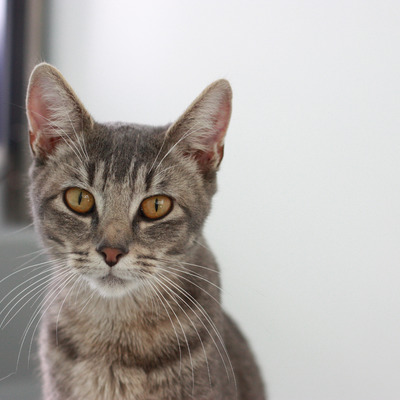
#> input picture cat.jpeg, 400 x 400 px, given in place of .cat.jpeg, which was not available
$ python maskmaker.py .   (Python 2 division)
#> lines starting #> are read from the running program, lines starting #| are printed output that depends on the picture; after the words box and inside, x2 and y2 are one past the last pixel; in counts of white or black regions, pixels touching at a corner belong together; pictures that were not available may be replaced by others from this repository, and a replacement may not be noted
import cv2
import sys, os
import random

path = sys.argv[1]

raw_imgs = os.listdir(sys.argv[1])
random.shuffle(raw_imgs)

block_size = 37
C = 10
for i in raw_imgs:
    img = cv2.imread(path + i)
#> img is the input picture: shape (400, 400, 3); mean B, G, R 169, 172.8, 177.9
    hsv = cv2.cvtColor(img, cv2.COLOR_BGR2HSV)
#> hsv: shape (400, 400, 3); mean H, S, V 57.3, 24.2, 179.4
    hue, saturation, value = cv2.split(hsv)
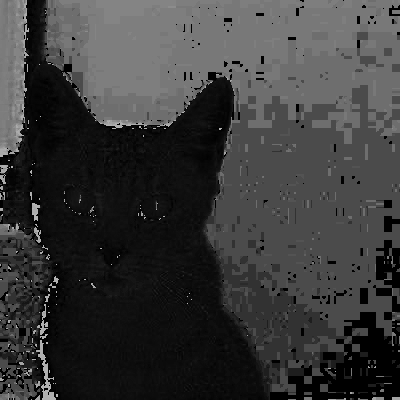
#> hue: shape (400, 400); min 0, max 179, mean 57.3
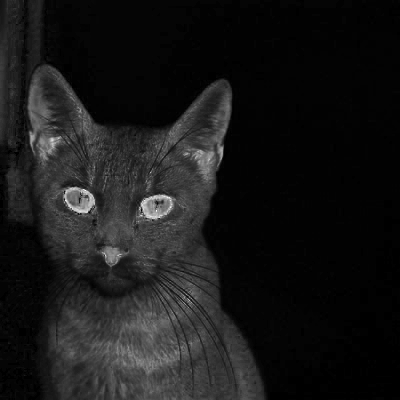
#> saturation: shape (400, 400); min 0, max 255, mean 24.2
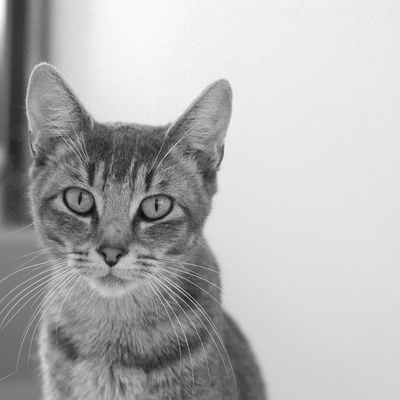
#> value: shape (400, 400); min 6, max 255, mean 179.4

    while True:
        athresh = cv2.adaptiveThreshold(
                src=saturation,
                maxValue=255,
                adaptiveMethod=cv2.ADAPTIVE_THRESH_GAUSSIAN_C,
                thresholdType=cv2.THRESH_BINARY_INV,
                blockSize=block_size,
                C=C)
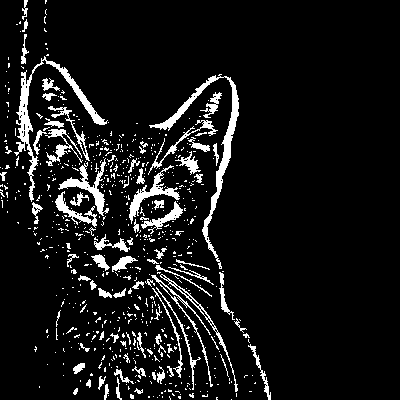
#> athresh: shape (400, 400); 8.6% white; 665 white regions (580 under 20 px)
        contours, hierarchy = cv2.findContours(athresh, cv2.RETR_EXTERNAL,     cv2.CHAIN_APPROX_NONE)
#> contours = 665 contours, 608 with area under 20; largest, box (x1, y1, x2, y2) and area: (149, 74, 239, 269) 1302, (14, 56, 108, 202) 1194, (58, 158, 109, 216) 534, (129, 165, 180, 224) 492, (160, 274, 238, 392) 324
        bigContours = []
        for c in contours:
             if cv2.contourArea(c) > 200:
                 bigContours.append(c)
#> this loop made 665 passes
#> c on passes 1, 3, 6: [[231, 399]], [[157, 397]], [[162, 396], [162, 397]]
#> after the loop, bigContours = 9 contours; largest, box (x1, y1, x2, y2) and area: (149, 74, 239, 269) 1302, (14, 56, 108, 202) 1194, (58, 158, 109, 216) 534, (129, 165, 180, 224) 492, (160, 274, 238, 392) 324

        con = athresh.copy() * 0
#> con: shape (400, 400); every value is 0
        cv2.drawContours(con, bigContours, -1, 255, -1)
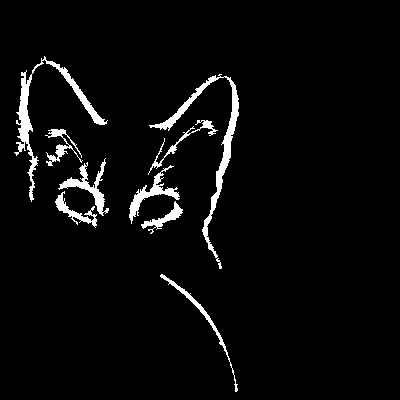
#> con: shape (400, 400); 4% white; 9 white regions, largest, box (x1, y1, x2, y2) and area: (149, 74, 239, 269) 1605, (14, 56, 108, 202) 1502, (58, 158, 109, 216) 674

        cv2.imshow('Original', img)
        cv2.imshow('Mask', con)

        press = cv2.waitKey(0)
#> (key Esc is pressed here)
        print press
        if 0xFF & press == 65362: #up arrow
            C -= 1
        elif 0xFF & press == 65364: #down arrow
            C += 1
        elif 0xFF & press == 119: #'w'
            #write
            break
        elif 0xFF & press == 27: #Esc
            sys.exit()
#> (the program exits here)
